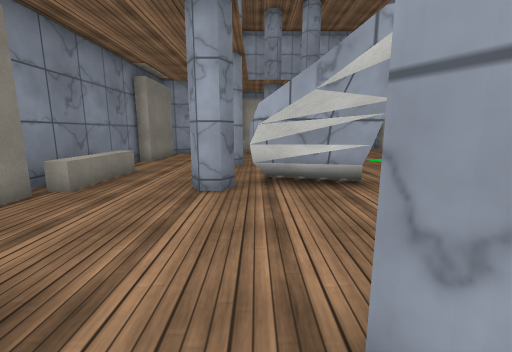
[1] (above)

16 first-person views from a walk through a 3-D level made in the Unity game engine. The camera is 1.3 m above the floor, tilts 10° down and sees 90° across. The floor is counted in squares, 1 m on a side. Each view is taken from the middle of a square. On the plan, view 1 faces up. The plan holds only what a view shows up to about 13 squares ahead; the rest is blank. Surface patterns are stand-ins for the level's own textures.

[2]
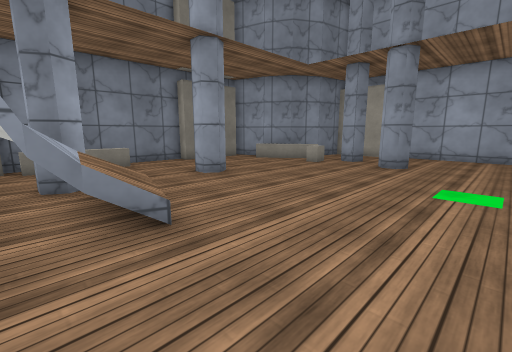

[3]
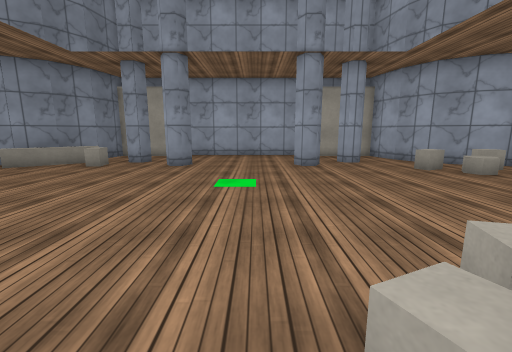

[4]
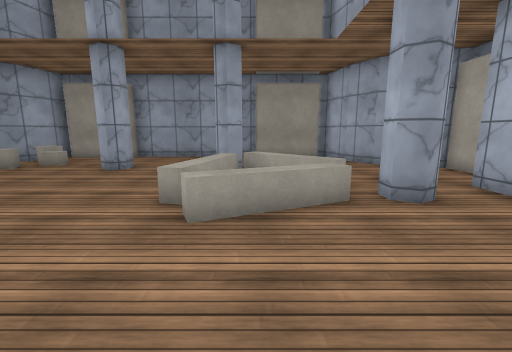

[5]
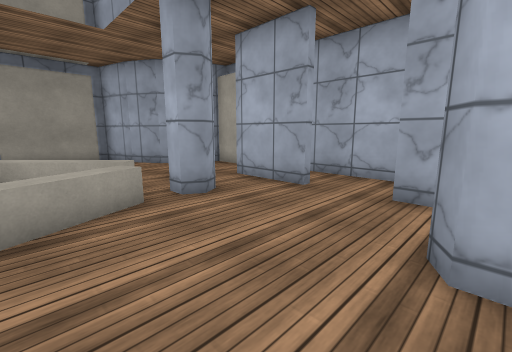

[6]
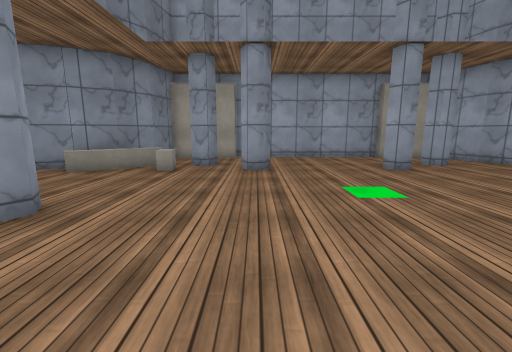

[7]
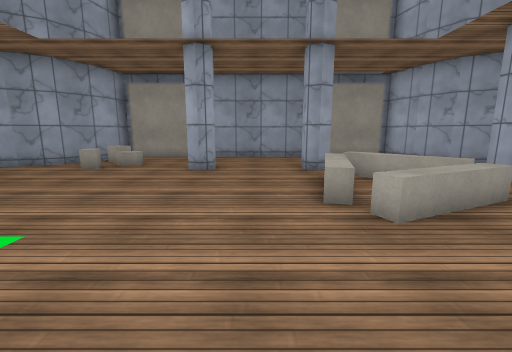

[8]
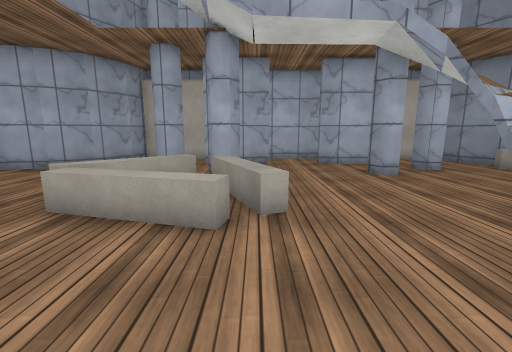

[9]
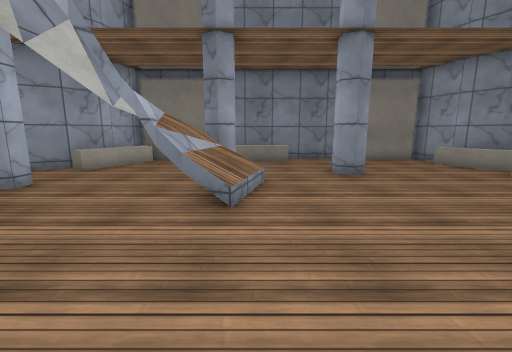

[10]
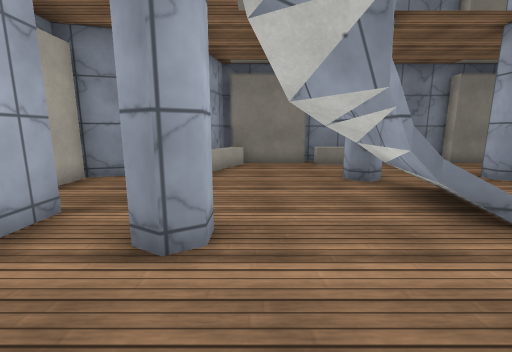

[11]
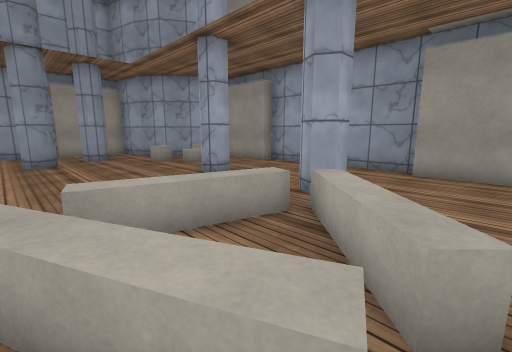

[12]
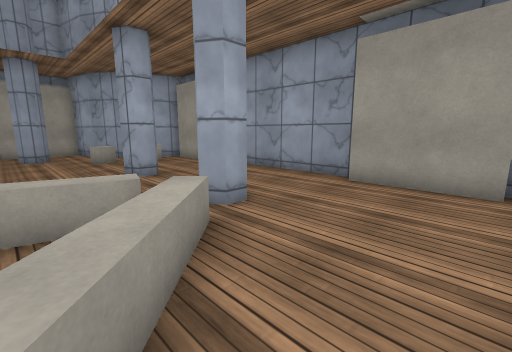

[13]
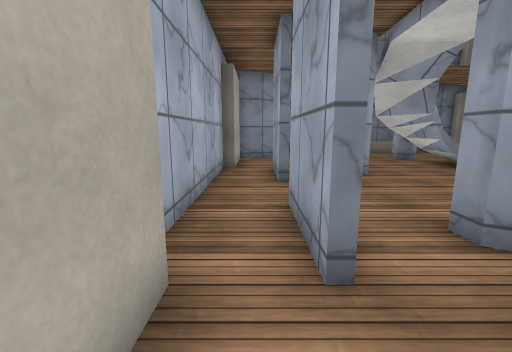

[14]
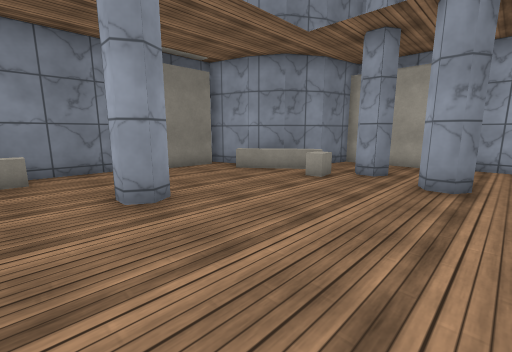

[15]
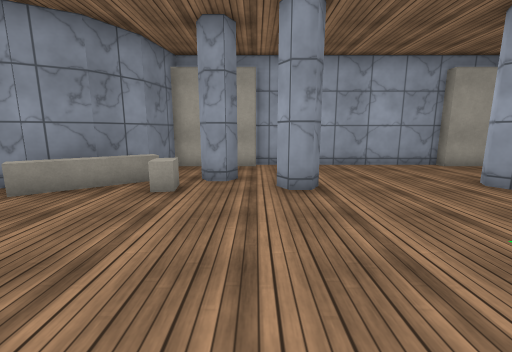

[16]
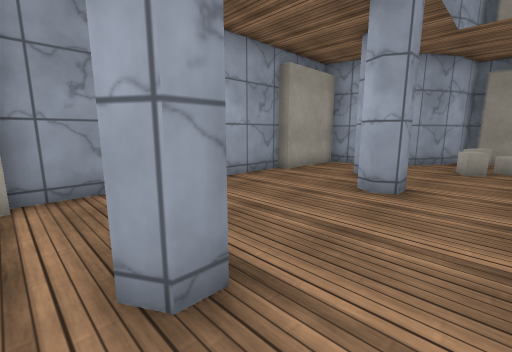

### Floor plan
Key: @ floor where view 1 was taken; # wall or solid block; x gap in a wall; . main floor; : floor 1.5 m higher than the main floor; / step, stairs or slope; = window, fence, low wall or low ledge; ^ raised ledge; O other object.
Columns run from 5 left of view 1 to 16 right of it. Each row starts with its distance up from view 1.
 19     ##############
 18     #............#
 17    ##............##
 16    #=.#........#..##
 15 ###^==..#....#.....###
 14 #.=..=...........=.=.#
 13 #.................O..#
 12 #....................#
 11 #....................#
 10 #...#............#...#
  9 #....................#
  8 #^...................#
  7 #^...=//.....=.......#
  6 #^..##//....====.#...#
  5 #....:/#....==.==....#
  4 #.....#.....====.....#
  3 #............x=......#
  2 #==.....#....#.......#
  1 ###=..#........#...###
  0   ##.@.###..###.  ##
 -1    ##............##
 -2     ##############

Where each view was taken, in squares from view 1:
view 1: 0 up, 0 right, facing up
view 2: 5 up, 6 right, facing up-left
view 3: 5 up, 6 right, facing up
view 4: 5 up, 3 right, facing right
view 5: 5 up, 3 right, facing down-right
view 6: 6 up, 3 right, facing up
view 7: 8 up, 3 right, facing right
view 8: 10 up, 7 right, facing down
view 9: 7 up, 7 right, facing left
view 10: 3 up, 6 right, facing left
view 11: 3 up, 7 right, facing up-right
view 12: 2 up, 9 right, facing up-right
view 13: 1 down, 11 right, facing left
view 14: 8 up, 4 right, facing up-left
view 15: 9 up, 2 right, facing up
view 16: 13 up, 2 right, facing up-right
